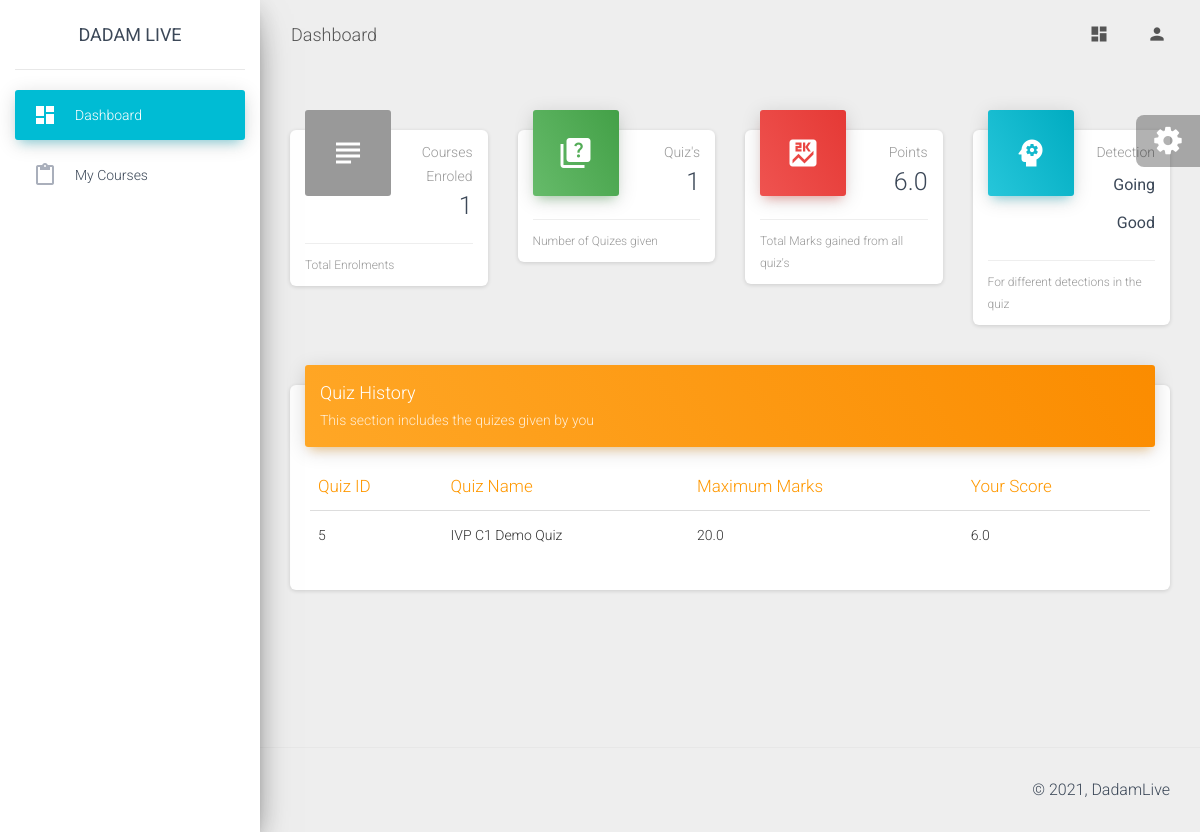
The app's page /dashboard/student/ (signed in), older data.
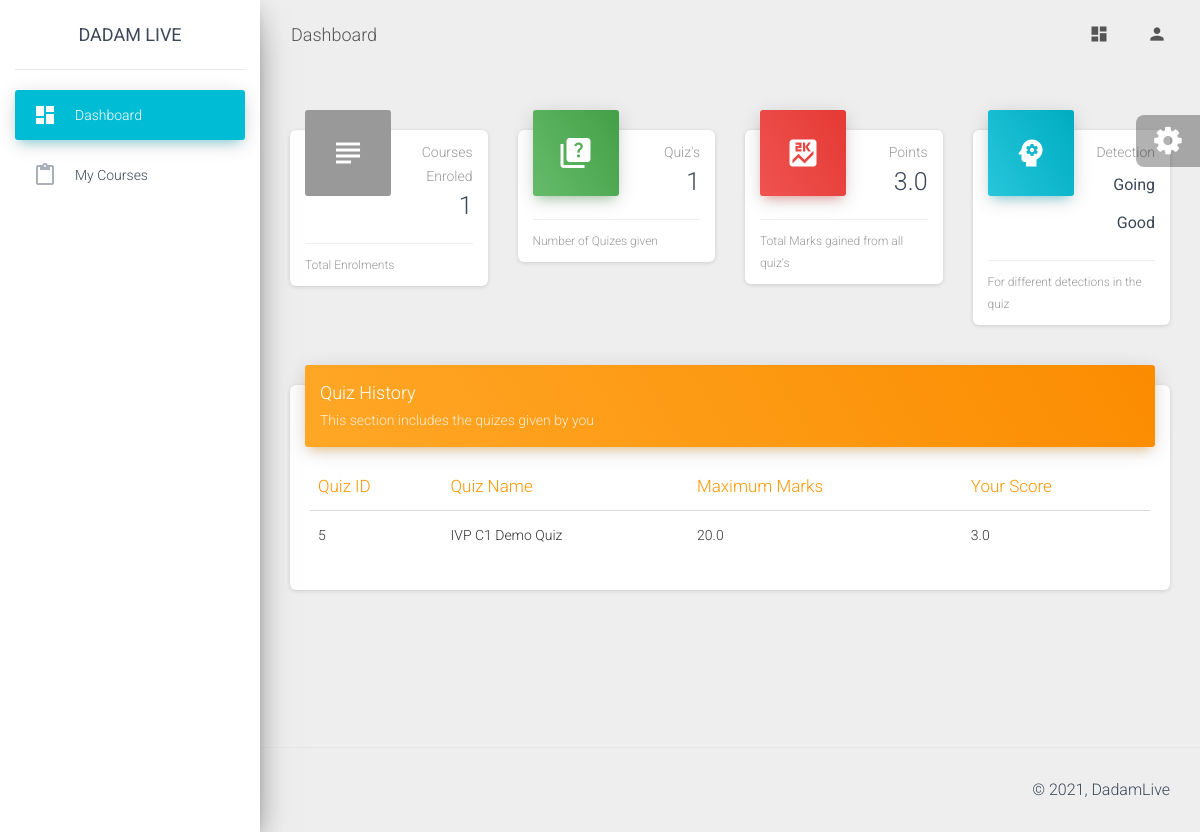
The same page, newer data.
### faculty/models.py (models this page shows, shortened)
class Submission(models.Model):
    quiz=models.ForeignKey(Quiz, on_delete=models.CASCADE, null=True, blank=True)
    user=models.ForeignKey(User, on_delete=models.CASCADE, null=True, blank=True)
    score=models.FloatField(default=0)
    submitted=models.BooleanField(default=False)
    ip_address=models.CharField(null=True, max_length=50)
    averagePlagiarism=models.FloatField(default=0)
    marks_assigned=models.BooleanField(default=False)

class Quiz(models.Model):
    course=models.ForeignKey(Course, on_delete=models.CASCADE, null=True, blank=True)
    quiz_name=models.CharField(null=True, max_length=500)
    start_date=models.DateTimeField(default=datetime.datetime.now())
    end_date=models.DateTimeField(default=datetime.datetime.now())
    created_on=models.DateTimeField(default=datetime.datetime.now())
    quizHeld=models.BooleanField(default=False)
    hidden=models.BooleanField(default=True)
    mcqMarksGenerated=models.BooleanField(default=False)
    webDetectionDone=models.BooleanField(default=False)
    studentAnswersMatched=models.BooleanField(default=False)
    maximum_marks=models.FloatField(default=0)
    disable_previous=models.BooleanField(default=False)

### student/views.py (the view)
# urls.py: path('',views.dashboardStudent,name="dashboardStudent"),
def dashboardStudent(request):
    student=basicChecking(request)
    if student[0]==False:
        return student[1]
    student=student[1]
    enrolments=Enrolment.objects.filter(user=request.user)
    total_enrolments=enrolments.count()
    submissions=Submission.objects.filter(user=request.user)
    total_quizes_given=submissions.count()
    points=0
    no_face=0
    audio=0
    for each in submissions:
        points+=each.score
        att=IllegalAttempt.objects.get(submission=each)
        no_face+=att.noPersonDetected
        audio+=att.numberOfTimesAudioDetected
    advise="Going Good"
    if audio>10:
        advise="Reduce noise"
    if no_face>30:
        advise="Use Lit room"
    return render(request,"student/dashboard.html",context={"advise": advise, "points": points, "student": student, "total_enrolments": total_enrolments, "total_quizes_given": total_quizes_given, "submissions": submissions})

### student/views.py (called while the page is built)
def basicChecking(request):
    if request.user.is_authenticated==False:
        return [False, redirect('home')]
    try:
        info=UserInformation.objects.get(user=request.user)
        if info.userType.userTypeCode==settings.CODE_STUDENT:
            student=Student.objects.get(user=request.user)
            return [True, student]
        return [False, redirect('home')]
    except:
        return [False, redirect('home')]

### student/templates/student/dashboard.html (shortened to what this page needs)
{% extends 'student/base.html' %} {% load static %}
{% block heading %}Dashboard{% endblock %}
{% block main_body %}
    <div class="row">
        <div class="col-lg-3 col-md-12 col-sm-12">
          <div class="card card-stats">
            <div class="card-header card-header-alert card-header-icon">
              <div class="card-icon">
                <i class="material-icons">subject</i>
              </div>
              <p class="card-category">Courses Enroled</p>
              <h3 class="card-title">{{total_enrolments}}
              </h3>
            </div>
            <div class="card-footer">
              <div class="stats">
                <a>Total Enrolments</a>
              </div>
            </div>
          </div>
        </div>
        <div class="col-lg-3 col-md-12 col-sm-12">
          <div class="card card-stats">
            <div class="card-header card-header-success card-header-icon">
              <div class="card-icon">
                <i class="material-icons">quiz</i>
              </div>
              <p class="card-category">Quiz's</p>
              <h3 class="card-title">{{total_quizes_given}}</h3>
            </div>
            <div class="card-footer">
              <div class="stats">
                Number of Quizes given
              </div>
            </div>
          </div>
        </div>
        <div class="col-lg-3 col-md-6 col-sm-6">
          <div class="card card-stats">
            <div class="card-header card-header-danger card-header-icon">
              <div class="card-icon">
                <i class="material-icons">score</i>
              </div>
              <p class="card-category">Points</p>
              <h3 class="card-title">{{points}}</h3>
            </div>
            <div class="card-footer">
              <div class="stats">
                Total Marks gained from all quiz's
              </div>
            </div>
          </div>
        </div>
        <div class="col-lg-3 col-md-6 col-sm-6">
          <div class="card card-stats">
            <div class="card-header card-header-info card-header-icon">
              <div class="card-icon">
                <i class="material-icons">psychology</i>
              </div>
              <p class="card-category">Detection</p>
              <h3 class="card-title"><small><small>{{advise}}</small></small></h3>
            </div>
            <div class="card-footer">
              <div class="stats">
                For different detections in the quiz
              </div>
            </div>
          </div>
        </div>
      </div>
      <div class="row">
        <div class="col-lg-12 col-md-12">
          <div class="card">
            <div class="card-header card-header-warning">
              <h4 class="card-title">Quiz History</h4>
              <p class="card-category">This section includes the quizes given by you</p>
            </div>
            <div class="card-body table-responsive">
              <table class="table table-hover">
                <thead class="text-warning">
                  <th>Quiz ID</th>
                  <th>Quiz Name</th>
                  <th>Maximum Marks</th>
                  <th>Your Score</th>
                </thead>
                <tbody>
                  {% for each in submissions %}
                  <tr>
                    <td>{{each.quiz.id}}</td>
                    <td>{{each.quiz.quiz_name}}</td>
                    <td>{{each.quiz.maximum_marks}}</td>
                    {% if each.quiz.hidden %}
                      <td>Not Checked</td>
                    {% else %}
                      <td>{{each.score}}</td>
                    {% endif %}
                  </tr>
                  {% endfor %}
                </tbody>
              </table>
            </div>
          </div>
        </div>
      </div>
{% endblock %}
{% block left_panel %}
<li class="nav-item active">
    <a class="nav-link" href="{% url 'dashboardStudent' %}">
      <i class="material-icons">dashboard</i>
      <p>Dashboard</p>
    </a>
  </li>
  <li class="nav-item ">
    <a class="nav-link" href="{% url 'my_courses' %}">
      <i class="material-icons">content_paste</i>
      <p>My courses</p>
    </a>
  </li>
{% endblock %}

### student/templates/student/base.html (shortened to what this page needs)
{% load static %}
<!DOCTYPE html>
<html lang="en">
<head>
  <link rel="stylesheet" href="https://maxcdn.bootstrapcdn.com/font-awesome/latest/css/font-awesome.min.css">
  <link href="{% static 'assets/css/material-dashboard.css' %}" rel="stylesheet" />
</head>
<body class="">
  <div class="wrapper ">
    <div class="sidebar" data-color="azure" data-background-color="white" data-image="{% static 'assets/img/sidebar-1.jpg' %}">
      <div class="logo"><a href="{% url 'home' %}" class="simple-text logo-normal">
          Dadam Live
        </a></div>
      <div class="sidebar-wrapper">
        <ul class="nav">
          {% block left_panel %}{% endblock %}
        </ul>
      </div>
    </div>
    <div class="main-panel">
      <nav class="navbar navbar-expand-lg navbar-transparent navbar-absolute fixed-top ">
        <div class="container-fluid">
          <div class="navbar-wrapper">
            <a class="navbar-brand" href="javascript:;">{% block heading %}{% endblock %}</a>
          </div>
          <div class="collapse navbar-collapse justify-content-end">
            <ul class="navbar-nav">
              <li class="nav-item">
                <a class="nav-link" href="{% url 'dashboardStudent' %}">
                  <i class="material-icons">dashboard</i>
                </a>
              </li>
              <li class="nav-item dropdown">
                <a class="nav-link" href="javascript:;" id="navbarDropdownProfile" data-toggle="dropdown" aria-haspopup="true" aria-expanded="false">
                  <i class="material-icons">person</i>
                </a>
              </li>
            </ul>
          </div>
        </div>
      </nav>
      <div class="content">
        <div class="container-fluid">
          {% block main_body %}   {% endblock %}
        </div>
      </div>
      <footer class="footer">
        <div class="container-fluid">
          <div class="copyright float-right">
            &copy; 2021, DadamLive
          </div>
        </div>
      </footer>
    </div>
  </div>
  <div class="fixed-plugin">
    <div class="dropdown show-dropdown">
      <a href="#" data-toggle="dropdown">
        <i class="fa fa-cog fa-2x"> </i>
      </a>
    </div>
  </div>
</body>
</html>

Row changes from the older to the newer data that the page shows:
removed Submission: quiz.id "5", quiz.quiz_name "IVP C1 Demo Quiz", quiz.maximum_marks "20.0", score "6.0"
added Submission: quiz.id "5", quiz.quiz_name "IVP C1 Demo Quiz", quiz.maximum_marks "20.0", score "3.0"
Text that changed along with them:
{{ points }}: "6.0" → "3.0"
